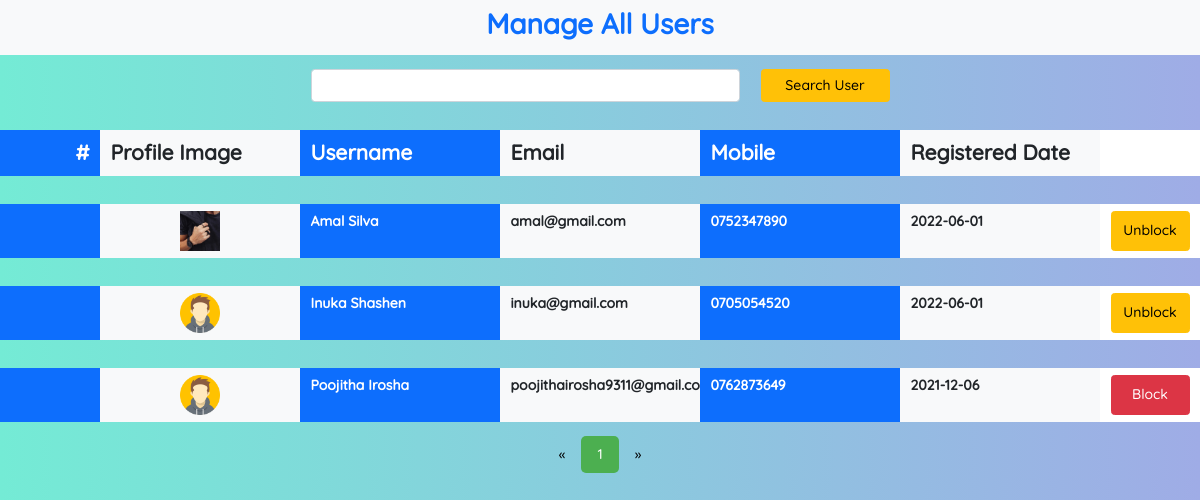
/manageusers.php, run on the app's committed database.
### tables this page shows
CREATE TABLE `user` (
  `email` varchar(100) NOT NULL,
  `fname` varchar(50) NOT NULL,
  `lname` varchar(50) NOT NULL,
  `password` varchar(20) NOT NULL,
  `mobile` varchar(10) NOT NULL,
  `gender` int NOT NULL,
  `register_date` datetime NOT NULL,
  `verification_code` varchar(20) DEFAULT NULL,
  `status_id` int DEFAULT NULL,
  PRIMARY KEY (`email`),
  KEY `FK_user_gender` (`gender`),
  KEY `FK_user_status_id` (`status_id`),
  CONSTRAINT `FK_user_gender` FOREIGN KEY (`gender`) REFERENCES `gender` (`id`),
  CONSTRAINT `FK_user_status_id` FOREIGN KEY (`status_id`) REFERENCES `status` (`id`)
);

CREATE TABLE `profile_img` (
  `code` varchar(100) NOT NULL,
  `user_email` varchar(100) DEFAULT NULL,
  PRIMARY KEY (`code`),
  KEY `FK_profile_img_user` (`user_email`),
  CONSTRAINT `FK_profile_img_user` FOREIGN KEY (`user_email`) REFERENCES `user` (`email`)
);

### connection.php (called while the page is built, shortened)
<?php
class Database
{
    public static $connection;
    public static function setUpConnection()
    {
        if (!isset(Database::$connection)) {
            Database::$connection = new mysqli("127.0.0.1", "root", "Poojitha@2006", "eshop", "3306");
        }
    }
    public static function search($q)
    {
        $resultset = Database::$connection->query($q);
        return $resultset;
    }
}

### manageusers.php (the view, shortened to what this page needs)
<?php
require "connection.php";
?>
<!DOCTYPE html>
<html lang="en">
<head>
    <link rel="stylesheet" href="bootstrap.css" />
    <link rel="stylesheet" href="https://cdn.jsdelivr.net/npm/bootstrap-icons@1.7.2/font/bootstrap-icons.css">
    <link rel="stylesheet" href="style.css" />
</head>
<body style="background-color: #74EBD5; background-image: linear-gradient(90deg,#74EBD5 0%, #9FACE6 100%)">
    <div class="container-fluid">
        <div class="row">
            <div class="col-12 bg-light text-center p-2">
                <h2 class="text-primary fw-bold">Manage All Users</h2>
            </div>
            <div class="col-12 mt-3">
                <div class="row">
                    <div class="offset-0 offset-lg-3 col-12 col-lg-6 mb-3">
                        <div class="row">
                            <div class="col-9">
                                <input type="text" class="form-control" />
                            </div>
                            <div class="col-3 d-grid">
                                <button class="btn btn-warning">Search User</button>
                            </div>
                        </div>
                    </div>
                </div>
            </div>
            <div class="col-12 mt-3 mb-3">
                <div class="row">
                    <div class="col-2 col-lg-1 bg-primary py-2 text-end">
                        <span class="fs-4 fw-bold text-white">#</span>
                    </div>
                    <div class="col-2 bg-light py-2 d-none d-lg-block">
                        <span class="fs-4 fw-bold">Profile Image</span>
                    </div>
                    <div class="col-4 col-lg-2 bg-primary py-2">
                        <span class="fs-4 fw-bold text-white">Username</span>
                    </div>
                    <div class="col-4 col-lg-2 bg-light py-2">
                        <span class="fs-4 fw-bold">Email</span>
                    </div>
                    <div class="col-2 bg-primary py-2 d-none d-lg-block">
                        <span class="fs-4 fw-bold text-white">Mobile</span>
                    </div>
                    <div class="col-2 bg-light py-2 d-none d-lg-block">
                        <span class="fs-4 fw-bold">Registered Date</span>
                    </div>
                    <div class="col-2 col-lg-1 bg-white py-2">
                    </div>
                </div>
            </div>
            <?php
            if (isset($_GET["page"])) {
                $page_no = $_GET["page"];
            } else {
                $page_no = 1;
            }
            $user_rs = Database::search("SELECT * FROM `user`");
            $user_num =  $user_rs->num_rows;
            $results_per_page = 10;
            $number_of_pages = ceil($user_num / $results_per_page);
            $viewed_result_count = ((int)$page_no - 1) * $results_per_page;
            $view_user_rs = Database::search("SELECT * FROM `user` LIMIT " . $results_per_page . " OFFSET " . $viewed_result_count);
            while ($view_user_data = $view_user_rs->fetch_assoc()) {
            ?>
                <div class="col-12 my-3">
                    <div class="row">
                        <div class="col-2 col-lg-1 bg-primary py-2 text-end">
                        </div>
                        <?php
                        $image_rs = Database::search("SELECT * FROM `profile_img` WHERE `user_email`='" . $view_user_data["email"] . "'");
                        $imgCode = "resources/profiles/6229da2a06f41.png";
                        if ($image_rs->num_rows == 1) {
                            $image_data = $image_rs->fetch_assoc();
                            $imgCode = $image_data["code"];
                        }
                        ?>
                        <div class="col-2 bg-light py-2 d-none d-lg-block text-center" onclick="viewMsgModal('<?php echo $view_user_data['email']; ?>');">
                            <img src="<?php echo $imgCode; ?>" class="img-fluid" style="height: 40px;">
                        </div>
                        <div class="col-4 col-lg-2 bg-primary py-2">
                            <span class="fs-6 fw-bold text-white"><?php echo $view_user_data["fname"] . " " . $view_user_data["lname"]; ?></span>
                        </div>
                        <div class="col-4 col-lg-2 bg-light py-2">
                            <span class="fs-6 fw-bold"><?php echo $view_user_data["email"]; ?></span>
                        </div>
                        <div class="col-2 bg-primary py-2 d-none d-lg-block">
                            <span class="fs-6 fw-bold text-white"><?php echo $view_user_data["mobile"]; ?></span>
                        </div>
                        <div class="col-2 bg-light py-2 d-none d-lg-block">
                            <?php
                            $register_datetime = explode(" ", $view_user_data["register_date"]);
                            $register_date = $register_datetime[0];
                            ?>
                            <span class="fs-6 fw-bold"><?php echo $register_date; ?></span>
                        </div>
                        <div class="col-2 col-lg-1 bg-white py-2 d-grid">
                            <?php
                            $s = $view_user_data["status_id"];
                            if ($s == "1") {
                            ?>
                                <button class="btn btn-danger" onclick="blockUser('<?php echo $view_user_data['email']; ?>');">Block</button>
                            <?php
                            } else {
                            ?>
                                <button class="btn btn-warning" onclick="blockUser('<?php echo $view_user_data['email']; ?>');">Unblock</button>
                            <?php
                            }
                            ?>
                        </div>
                    </div>
                </div>
            <?php
            }
            ?>
            <div class="col-12 text-center">
                <div class="pagination">
                    <a href="<?php if ($page_no <= 1) {
                                    echo "#";
                                } else {
                                    echo "?page=" . ($page_no - 1);
                                } ?>">&laquo;</a>
                    <?php
                    for ($page = 1; $page <= $number_of_pages; $page++) {
                        if ($page == $page_no) {
                    ?>
                            <a href="<?php echo "?page=" . ($page); ?>" class="active"><?php echo $page; ?></a>
                        <?php
                        } else {
                        ?>
                            <a href="<?php echo "?page=" . ($page); ?>"><?php echo $page; ?></a>
                    <?php
                        }
                    }
                    ?>
                    <a href="<?php if ($page_no >= $number_of_pages) {
                                    echo "#";
                                } else {
                                    echo "?page=" . ($page_no + 1);
                                } ?>">&raquo;</a>
                </div>
            </div>
        </div>
    </div>
</body>
</html>

### style.css (style rules this page uses)
* { font-family: "Quicksand"; font-size: 14px; }
.pagination { display: inline-block; }
.pagination a { color: black; float: left; padding: 8px 16px; text-decoration: none; cursor: pointer; user-select: none; }
.pagination a.active { background-color: #4CAF50; color: white; border-radius: 5px; }

### data on the page
user: profile_img.code (picture), fname "Amal", lname "Silva", email "amal@gmail.com", mobile "0752347890", register_date "2022-06-01"
user: fname "Inuka", lname "Shashen", email "inuka@gmail.com", mobile "0705054520", register_date "2022-06-01"
user: profile_img.code (picture), fname "Poojitha", lname "Irosha", email "poojithairosha9311@gmail.com", mobile "0762873649", register_date "2021-12-06"
